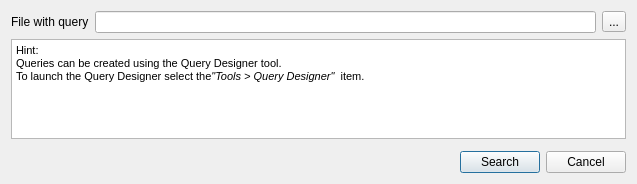
<?xml version="1.0" encoding="UTF-8"?>
<ui version="4.0">
 <class>QDDialog</class>
 <widget class="QDialog" name="QDDialog">
  <property name="geometry">
   <rect>
    <x>0</x>
    <y>0</y>
    <width>637</width>
    <height>184</height>
   </rect>
  </property>
  <property name="windowTitle">
   <string>Analyze with Query Schema</string>
  </property>
  <layout class="QVBoxLayout" name="verticalLayout">
   <item>
    <layout class="QHBoxLayout" name="horizontalLayout">
     <item>
      <widget class="QLabel" name="schemeLbl">
       <property name="text">
        <string>File with query</string>
       </property>
      </widget>
     </item>
     <item>
      <widget class="QLineEdit" name="queryFileEdit">
       <property name="readOnly">
        <bool>true</bool>
       </property>
      </widget>
     </item>
     <item>
      <widget class="QToolButton" name="tbSelectQuery">
       <property name="text">
        <string>...</string>
       </property>
      </widget>
     </item>
    </layout>
   </item>
   <item>
    <widget class="QTextEdit" name="hintEdit">
     <property name="enabled">
      <bool>true</bool>
     </property>
     <property name="sizePolicy">
      <sizepolicy hsizetype="Expanding" vsizetype="Expanding">
       <horstretch>0</horstretch>
       <verstretch>0</verstretch>
      </sizepolicy>
     </property>
     <property name="html">
      <string>&lt;!DOCTYPE HTML PUBLIC &quot;-//W3C//DTD HTML 4.0//EN&quot; &quot;http://www.w3.org/TR/REC-html40/strict.dtd&quot;&gt;
&lt;html&gt;&lt;head&gt;&lt;meta name=&quot;qrichtext&quot; content=&quot;1&quot; /&gt;&lt;style type=&quot;text/css&quot;&gt;
p, li { white-space: pre-wrap; }
&lt;/style&gt;&lt;/head&gt;&lt;body style=&quot; font-family:'Sans Serif'; font-size:9pt; font-weight:400; font-style:normal;&quot;&gt;
&lt;p style=&quot; margin-top:0px; margin-bottom:0px; margin-left:0px; margin-right:0px; -qt-block-indent:0; text-indent:0px;&quot;&gt;&lt;span style=&quot; font-family:'MS Shell Dlg 2'; font-size:8pt;&quot;&gt;Hint: &lt;/span&gt;&lt;/p&gt;
&lt;p style=&quot; margin-top:0px; margin-bottom:0px; margin-left:0px; margin-right:0px; -qt-block-indent:0; text-indent:0px;&quot;&gt;&lt;span style=&quot; font-family:'MS Shell Dlg 2'; font-size:8pt;&quot;&gt;Queries can be created using the Query Designer tool. &lt;/span&gt;&lt;/p&gt;
&lt;p style=&quot; margin-top:0px; margin-bottom:0px; margin-left:0px; margin-right:0px; -qt-block-indent:0; text-indent:0px;&quot;&gt;&lt;span style=&quot; font-family:'MS Shell Dlg 2'; font-size:8pt;&quot;&gt;To launch the Query Designer select the&lt;/span&gt;&lt;span style=&quot; font-family:'MS Shell Dlg 2'; font-size:8pt; font-style:italic;&quot;&gt;&amp;quot;Tools &amp;gt; Query Designer&amp;quot;  &lt;/span&gt;&lt;span style=&quot; font-family:'MS Shell Dlg 2'; font-size:8pt;&quot;&gt;item.&lt;/span&gt;&lt;/p&gt;&lt;/body&gt;&lt;/html&gt;</string>
     </property>
     <property name="textInteractionFlags">
      <set>Qt::TextSelectableByKeyboard|Qt::TextSelectableByMouse</set>
     </property>
    </widget>
   </item>
   <item>
    <layout class="QHBoxLayout" name="rangeSelectorLayout"/>
   </item>
   <item>
    <widget class="QWidget" name="annotationsWidget" native="true">
     <property name="sizePolicy">
      <sizepolicy hsizetype="Expanding" vsizetype="Minimum">
       <horstretch>0</horstretch>
       <verstretch>0</verstretch>
      </sizepolicy>
     </property>
    </widget>
   </item>
   <item>
    <layout class="QHBoxLayout" name="horizontalLayout_2">
     <item>
      <spacer name="horizontalSpacer">
       <property name="orientation">
        <enum>Qt::Horizontal</enum>
       </property>
       <property name="sizeHint" stdset="0">
        <size>
         <width>40</width>
         <height>20</height>
        </size>
       </property>
      </spacer>
     </item>
     <item>
      <widget class="QPushButton" name="okBtn">
       <property name="text">
        <string>Search</string>
       </property>
      </widget>
     </item>
     <item>
      <widget class="QPushButton" name="cancelBtn">
       <property name="text">
        <string>Cancel</string>
       </property>
      </widget>
     </item>
    </layout>
   </item>
  </layout>
 </widget>
 <resources/>
 <connections>
  <connection>
   <sender>cancelBtn</sender>
   <signal>clicked()</signal>
   <receiver>QDDialog</receiver>
   <slot>reject()</slot>
   <hints>
    <hint type="sourcelabel">
     <x>518</x>
     <y>202</y>
    </hint>
    <hint type="destinationlabel">
     <x>283</x>
     <y>112</y>
    </hint>
   </hints>
  </connection>
 </connections>
</ui>
